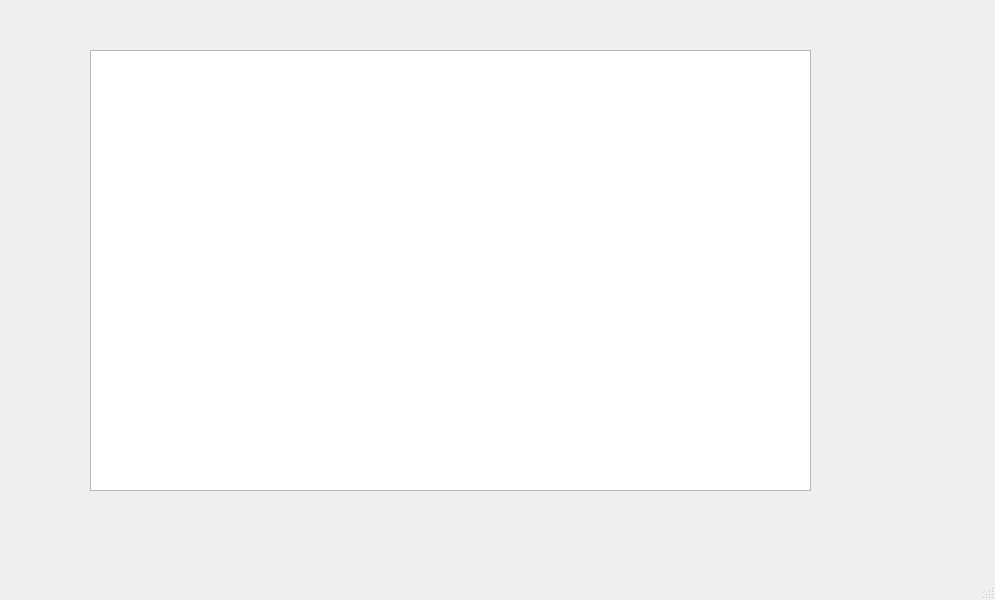
<?xml version="1.0" encoding="UTF-8"?>
<ui version="4.0">
 <class>MainWindow</class>
 <widget class="QMainWindow" name="MainWindow">
  <property name="geometry">
   <rect>
    <x>0</x>
    <y>0</y>
    <width>995</width>
    <height>600</height>
   </rect>
  </property>
  <property name="windowTitle">
   <string>MainWindow</string>
  </property>
  <widget class="QWidget" name="centralwidget">
   <widget class="QTextEdit" name="textEdit">
    <property name="geometry">
     <rect>
      <x>90</x>
      <y>50</y>
      <width>721</width>
      <height>441</height>
     </rect>
    </property>
   </widget>
  </widget>
  <widget class="QMenuBar" name="menubar">
   <property name="geometry">
    <rect>
     <x>0</x>
     <y>0</y>
     <width>995</width>
     <height>22</height>
    </rect>
   </property>
  </widget>
  <widget class="QStatusBar" name="statusbar"/>
 </widget>
 <resources/>
 <connections/>
</ui>
